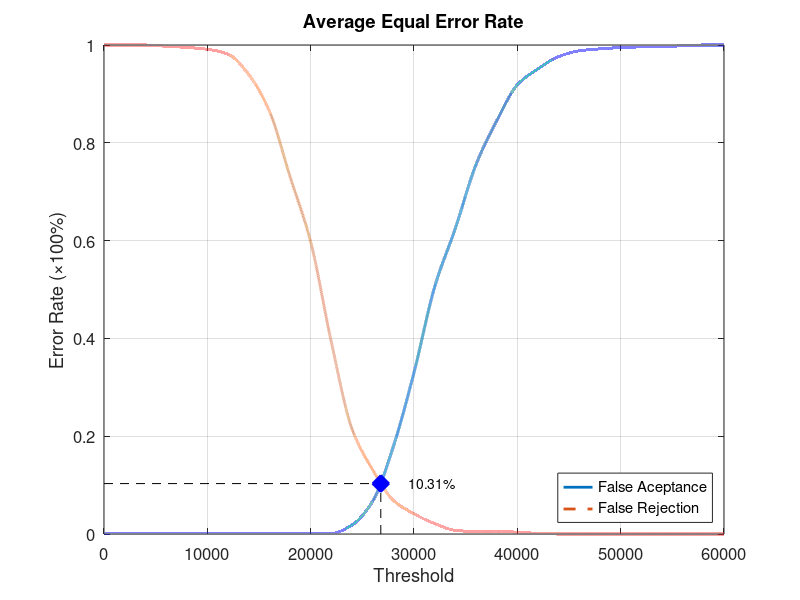
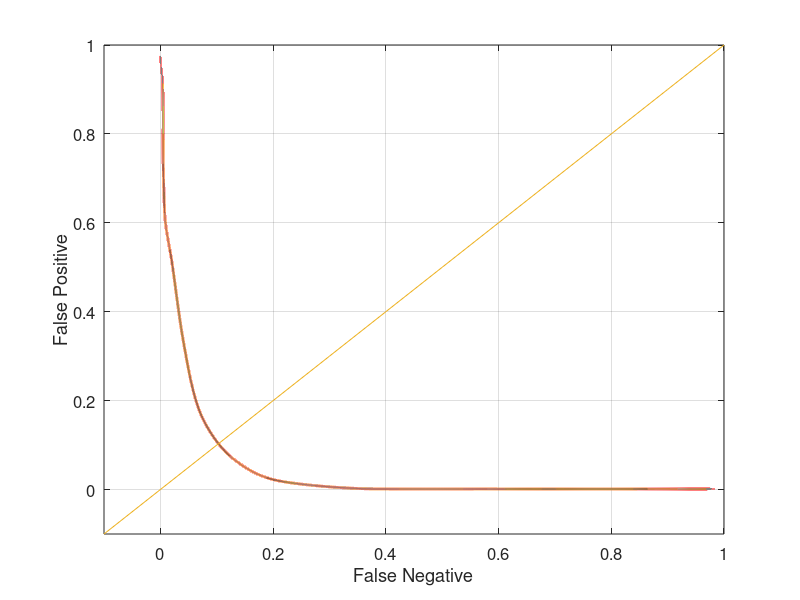

Recreate these plots in MATLAB, in order.
function yEER = Experiment1Average
close all;
clear;
clc;
x = 0:2000:60000;
xq = 0:0.5:60000;

y0 = [0 0.00131579 0.00131579 0.00131579 0.00131579 0.00131579 0.00131579 0.00131579 0.00131579 0.00131579 0.00131579 0.00131579 0.0184211 0.0671053 0.178947 0.330263 0.505263 0.625 0.755263 0.844737 0.918421 0.951316 0.976316 0.988158 0.992105 0.994737 0.996053 0.996053 0.998684 1 1];
yy0 = interp1(x, y0, xq, 'pchip');
y1 = [1 1 1 0.9975 0.995 0.99125 0.98125 0.94 0.865 0.73125 0.5975 0.3925 0.215 0.13125 0.06875 0.04125 0.02125 0.0075 0.005 0.005 0.00375 0.00125 0 0 0 0 0 0 0 0 0];
yy1 = interp1(x, y1, xq, 'pchip');

% Calculating EER: 
y2 = abs(y0 - y1);
find(y2 == min(y2))
yy2 = abs(yy0 - yy1);
xEER = find(yy2 == min(yy2));
xEERIndex = xq(xEER) % X-axis EER
yEER = yy0(xEER) % Y-axis EER

main = figure
plot(xq, yy0,'-','LineWidth', 2);	hold on
plot(xq, yy1,'--','LineWidth', 2);	hold on
plot([xEERIndex xEERIndex], [0 yEER], 'k--');	hold on
plot([0 xEERIndex], [yEER yEER], 'k--');	hold on
plot(xEERIndex, yEER, 'bx', 'LineWidth', 10);	hold on
text(xEERIndex + 10 * xEERIndex / 100, yEER, [num2str(round((10000 * yEER)) / 100) '%'])
legend('False Aceptance', 'False Rejection', 'Location', 'SouthEast')
xlabel('Threshold')
ylabel('Error Rate (\times100%)')
title('Average Equal Error Rate')
set(gca, 'FontSize', 12)
axis([0 60000 0 1])
grid on

print(main, 'Experiment1AverageMain', '-dpng');
FNRxFPR = figure('Color', [1 1 1]);
plot(yy1, yy0, '-', yy1, yy0, 'LineWidth', 2);
hold on
y = -0.1:0.1:1
plot(y, y); 
set(gca, 'FontSize', 12)
xlabel('False Negative')
ylabel('False Positive')
axis([-0.1 1 -0.1 1])
set(gca, 'FontSize', 12)
grid on

print(FNRxFPR, 'Experiment1AverageFNRxFPR','-dpng');
end
